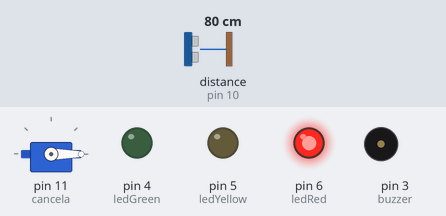
A sketch run on a simulated Arduino Uno, built with avr-gcc and run on an emulated ATmega328P. Parts: servo, output pins drawn as LEDs (lit = HIGH), buzzer (waves = sounding). Wiring (inferred from the names in the program): ultrasonic range finder: trigger pin 9; echo pin 10. The inputs (shaded band) are chosen by the test bench; at power-on: distance to the obstacle (sensor on pin 10) 80 cm. The echo pulse lasts 58.3 µs per cm; pins used as bus, display or sensor lines are not drawn.

Above: at 1.3 s.
1.4 s: distance to the obstacle (sensor on pin 10) set to 23 cm
2.9 s: distance to the obstacle (sensor on pin 10) set to 18 cm
At 3.9 s:
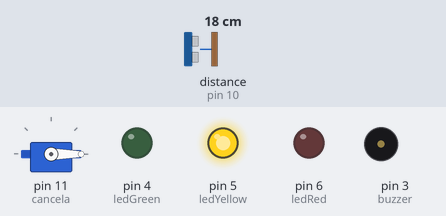
At 7.4 s:
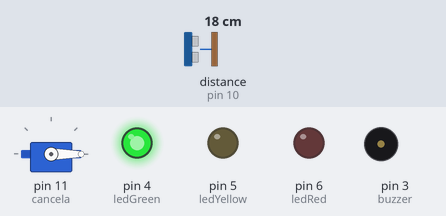
Timing chart, 0 to 14.4 s (numbered marks = the images above; inputs shaded):
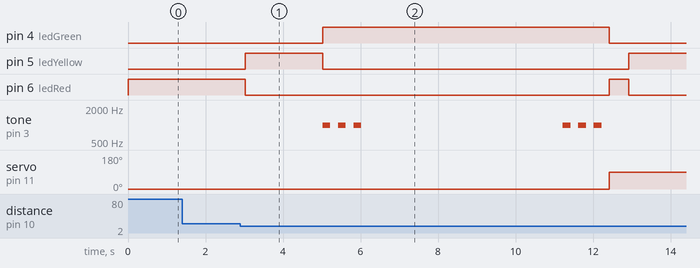

The sketch:

CANCELACOMPLETA.ino
```cpp
#include <Servo.h> // Biblioteca para controle do servo motor

// Declarando o servo motor
Servo cancela;

// Definição dos pinos
int triggerPin = 9;  // Pino digital para o Trigger do sensor ultrassônico
int echoPin = 10;    // Pino digital para o Echo do sensor ultrassônico
int ledRed = 6;      // Pino digital para o LED vermelho do semáforo
int ledYellow = 5;   // Pino digital para o LED amarelo do semáforo
int ledGreen = 4;    // Pino digital para o LED verde do semáforo
int buzzer = 3;      // Pino digital para o buzzer

void setup() {
  // Configuração dos pinos do sensor ultrassônico
  pinMode(triggerPin, OUTPUT); // Trigger como saída (envia sinal)
  pinMode(echoPin, INPUT);     // Echo como entrada (recebe sinal)

  // Configuração dos pinos dos LEDs
  pinMode(ledRed, OUTPUT);     // LED vermelho como saída
  pinMode(ledYellow, OUTPUT);  // LED amarelo como saída
  pinMode(ledGreen, OUTPUT);   // LED verde como saída

  // Configuração do pino do buzzer
  pinMode(buzzer, OUTPUT);     // Buzzer como saída

  // Configuração do servo motor
  cancela.attach(11);          // Servo conectado ao pino digital 11
  cancela.write(0);            // Cancela inicialmente fechada (posição 0º)

  // Inicia o semáforo com o LED vermelho ligado
  digitalWrite(ledRed, HIGH);  // Semáforo indica "parado"
}

void loop() {
  long duration, distance; // Variáveis para armazenar a duração do sinal e a distância

  // Envia um pulso de 10 microsegundos pelo Trigger para iniciar a medição
  digitalWrite(triggerPin, LOW);  // Garante que o Trigger esteja em LOW
  delayMicroseconds(2);           // Aguarda 2 microssegundos
  digitalWrite(triggerPin, HIGH); // Envia pulso HIGH para o Trigger
  delayMicroseconds(10);          // Mantém o pulso por 10 microssegundos
  digitalWrite(triggerPin, LOW);  // Retorna o Trigger para LOW

  // Mede a duração do pulso refletido (Echo)
  duration = pulseIn(echoPin, HIGH);

  // Calcula a distância com base na duração do pulso
  // Fórmula: distância (cm) = (tempo * velocidade do som) / 2
  distance = (duration * 0.034) / 2;

  // Verifica se um objeto está próximo (dentro de 20 cm)
  if (distance > 0 && distance < 20) {
    // Troca de semáforo para permitir a passagem
    digitalWrite(ledRed, LOW);      // Apaga o LED vermelho
    digitalWrite(ledYellow, HIGH); // Acende o LED amarelo
    delay(2000);                   // Mantém o amarelo por 2 segundos
    digitalWrite(ledYellow, LOW);  // Apaga o LED amarelo
    digitalWrite(ledGreen, HIGH);  // Acende o LED verde

    // Som do buzzer antes de abrir a cancela
    buzzerAlerta();

    // Abre a cancela (gira o servo para 90º)
    cancela.write(0);
    delay(5000); // Aguarda 5 segundos para o veículo passar

    // Som do buzzer antes de fechar a cancela
    buzzerAlerta();

    // Fecha a cancela (retorna o servo para 0º)
    cancela.write(90);

    // Reseta o semáforo para vermelho
    digitalWrite(ledGreen, LOW);  // Apaga o LED verde
    digitalWrite(ledRed, HIGH);  // Acende o LED vermelho
  }

  // Pequena pausa no loop
  delay(500);
}

// Função para controlar o buzzer
// Emite 3 bipes curtos como alerta
void buzzerAlerta() {
  for (int i = 0; i < 3; i++) {     // Laço para repetir 3 vezes
    tone(buzzer, 1000);            // Toca uma frequência de 1000 Hz no buzzer
    delay(200);                    // Dura 200 ms
    noTone(buzzer);                // Para o som
    delay(200);                    // Pausa de 200 ms entre os bipes
  }
}
```

Measured:
- the behaviour switches between 21 and 20 cm on distance to the obstacle (sensor on pin 10) (found by bisection; images 0 and 1)
- after the input at 1.4 s, every drawn part: stays the same
- after the input at 2.9 s, pin 4 (ledGreen): LOW → HIGH after 2.1 s, → LOW 7.4 s later; pin 5 (ledYellow): LOW → HIGH after 0.12 s, → LOW 2.0 s later, → HIGH 7.9 s later
